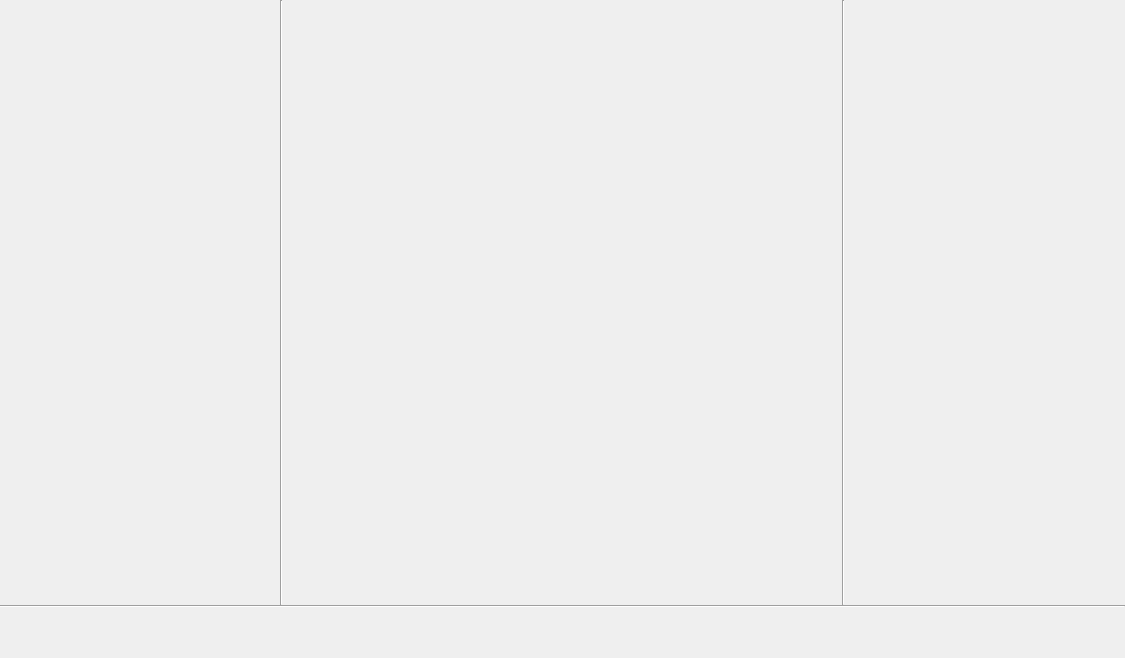
<?xml version="1.0" encoding="UTF-8"?>
<ui version="4.0">
 <class>MainWindow</class>
 <widget class="QMainWindow" name="MainWindow">
  <property name="geometry">
   <rect>
    <x>0</x>
    <y>0</y>
    <width>1125</width>
    <height>658</height>
   </rect>
  </property>
  <property name="windowTitle">
   <string>音乐播放器</string>
  </property>
  <widget class="QWidget" name="centralwidget">
   <layout class="QVBoxLayout" name="verticalLayout" stretch="5,0,1">
    <property name="spacing">
     <number>0</number>
    </property>
    <property name="leftMargin">
     <number>0</number>
    </property>
    <property name="topMargin">
     <number>0</number>
    </property>
    <property name="rightMargin">
     <number>0</number>
    </property>
    <property name="bottomMargin">
     <number>0</number>
    </property>
    <item>
     <layout class="QHBoxLayout" name="horizontalLayout" stretch="2,0,4,0,1">
      <property name="spacing">
       <number>0</number>
      </property>
      <property name="leftMargin">
       <number>0</number>
      </property>
      <property name="topMargin">
       <number>0</number>
      </property>
      <property name="rightMargin">
       <number>0</number>
      </property>
      <property name="bottomMargin">
       <number>0</number>
      </property>
      <item>
       <widget class="imgWnd" name="imageWnd" native="true"/>
      </item>
      <item>
       <widget class="Line" name="line">
        <property name="orientation">
         <enum>Qt::Vertical</enum>
        </property>
       </widget>
      </item>
      <item>
       <widget class="geciWnd" name="geciWndObj" native="true">
        <property name="minimumSize">
         <size>
          <width>200</width>
          <height>0</height>
         </size>
        </property>
       </widget>
      </item>
      <item>
       <widget class="Line" name="line_2">
        <property name="orientation">
         <enum>Qt::Vertical</enum>
        </property>
       </widget>
      </item>
      <item>
       <widget class="listWnd" name="listWndObj" native="true">
        <property name="minimumSize">
         <size>
          <width>280</width>
          <height>0</height>
         </size>
        </property>
       </widget>
      </item>
     </layout>
    </item>
    <item>
     <widget class="Line" name="line_3">
      <property name="orientation">
       <enum>Qt::Horizontal</enum>
      </property>
     </widget>
    </item>
    <item>
     <widget class="btnWnd" name="btnWndObj" native="true">
      <property name="sizePolicy">
       <sizepolicy hsizetype="Preferred" vsizetype="Fixed">
        <horstretch>0</horstretch>
        <verstretch>0</verstretch>
       </sizepolicy>
      </property>
      <property name="minimumSize">
       <size>
        <width>0</width>
        <height>50</height>
       </size>
      </property>
      <property name="maximumSize">
       <size>
        <width>16777215</width>
        <height>50</height>
       </size>
      </property>
     </widget>
    </item>
   </layout>
  </widget>
 </widget>
 <customwidgets>
  <customwidget>
   <class>btnWnd</class>
   <extends>QWidget</extends>
   <header>btnWnd.h</header>
   <container>1</container>
  </customwidget>
  <customwidget>
   <class>geciWnd</class>
   <extends>QWidget</extends>
   <header>geciWnd.h</header>
   <container>1</container>
  </customwidget>
  <customwidget>
   <class>imgWnd</class>
   <extends>QWidget</extends>
   <header>imgWnd.h</header>
   <container>1</container>
  </customwidget>
  <customwidget>
   <class>listWnd</class>
   <extends>QWidget</extends>
   <header>listWnd.h</header>
   <container>1</container>
  </customwidget>
 </customwidgets>
 <resources/>
 <connections/>
</ui>
